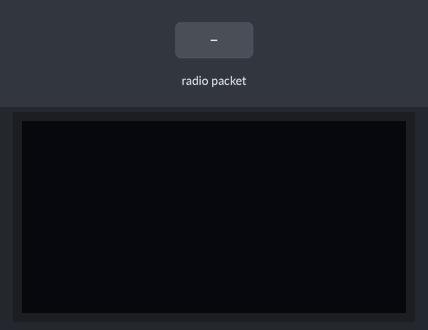
A sketch run on a simulated Arduino Uno, built with avr-gcc and run on an emulated ATmega328P. Parts: 128×64 one-colour display. The test bench sets the inputs (shaded band). The display library's start-up logo is not drawn; no radio packets arrive unless stated; what the sketch prints to the serial monitor is not drawn.

Above: at 3.2 s.
3.3 s: radio packet "1" arrives
At 4.8 s:
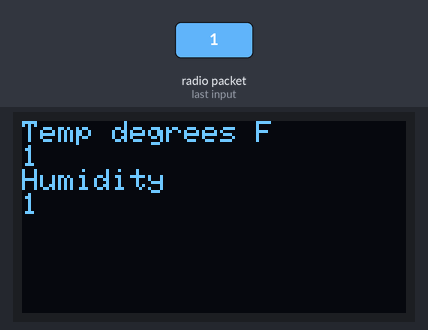
5.3 s: radio packet "0" arrives
At 6.4 s:
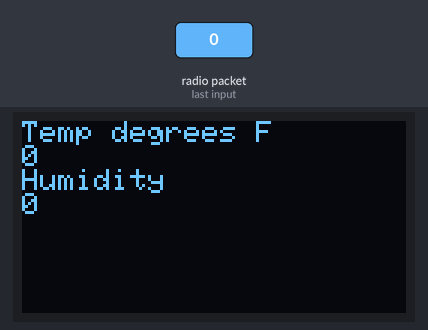
7.3 s: radio packet "2" arrives
At 7.7 s:
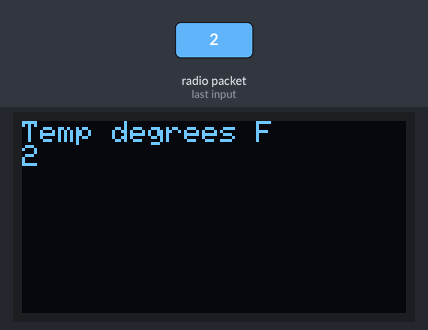
Timing chart, 0 to 10.3 s (numbered marks = the images above; inputs shaded):
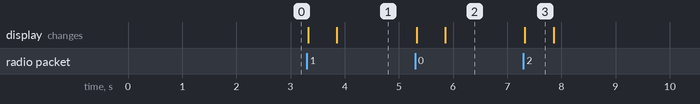

Measured:
- after the input at 3.3 s, the display: first changes at once (image 1 shows a later state)
- after the input at 5.3 s, the display: first changes at once (image 2 shows a later state)
- after the input at 7.3 s, the display: changes at once (image 3)
- what the display in image 3 shows lasts 0.6 s, from 7.3 s to 7.9 s

The sketch:

nrf_rx_tutorial.ino
```cpp
#include <SPI.h>
#include <RF24.h>
#include <nRF24L01.h>
#include <Wire.h>
#include <Adafruit_GFX.h>
#include <Adafruit_SSD1306.h>

#define SCREEN_WIDTH 128 // OLED display width, in pixels
#define SCREEN_HEIGHT 64 // OLED display height, in pixels

// Declaration for an SSD1306 display connected to I2C (SDA, SCL pins)
// The pins for I2C are defined by the Wire-library.
// On an arduino UNO:       A4(SDA), A5(SCL)
// On an arduino MEGA 2560: 20(SDA), 21(SCL)
// On an arduino LEONARDO:   2(SDA),  3(SCL), ...
#define OLED_RESET     -1 // Reset pin # (or -1 if sharing Arduino reset pin)
#define SCREEN_ADDRESS 0x3C ///< See datasheet for Address; 0x3D for 128x64, 0x3C for 128x32
Adafruit_SSD1306 display(SCREEN_WIDTH, SCREEN_HEIGHT, &Wire, OLED_RESET);

RF24 radio(6,10);  // CE, CSN
const byte address[10] = "ADDRESS01";
char txt[32] = "";

void setup() {
  // put your setup code here, to run once:
  Serial.begin(9600);
  radio.begin();
  radio.openReadingPipe(0, address);
  radio.setPALevel(RF24_PA_MIN);
  radio.startListening();

  // SSD1306_SWITCHCAPVCC = generate display voltage from 3.3V internally
  if(!display.begin(SSD1306_SWITCHCAPVCC, SCREEN_ADDRESS)) {
    Serial.println(F("SSD1306 allocation failed"));
  }

  // Show initial display buffer contents on the screen --
  // the library initializes this with an Adafruit splash screen.
  display.display();
  delay(2000); // Pause for 2 seconds

  // Clear the buffer
  display.clearDisplay();
  display.setTextColor(SSD1306_WHITE);
  display.setTextSize(1);
}

void loop() {
  // put your main code here, to run repeatedly:
  if(radio.available())
  {
    for(int i=0; i<32;i++)txt[i] = "";
    radio.read(&txt, sizeof(txt));
    Serial.println(txt);

    displayTemp();
    for(int i=0; i<32;i++)txt[i] = "";
    delay(500);
    radio.read(&txt, sizeof(txt));
    displayHumidity();
  }
}

void displayTemp()
{

display.setCursor(0,0);
display.clearDisplay();
display.println(F("Temp degrees F"));
display.println(txt);
display.display();
}

void displayHumidity()
{

  display.println(F("Humidity"));
  display.println(txt);
  display.display();
}
```
